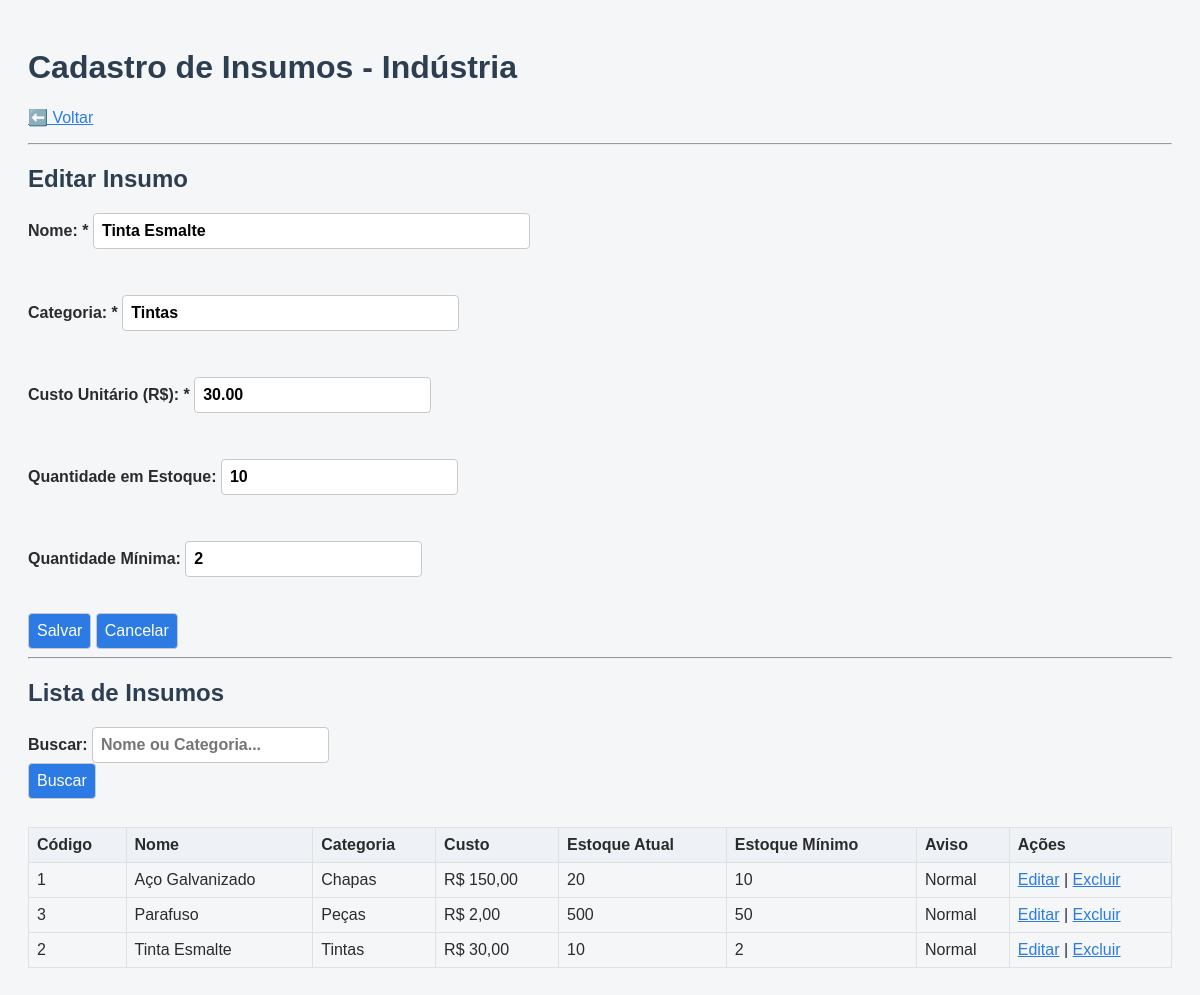
/insumos.php?editar=2 (signed in), run on the app's committed database.
### tables this page shows
CREATE TABLE IF NOT EXISTS `insumos` (
  `idinsumos` INT NOT NULL AUTO_INCREMENT,
  `nome` VARCHAR(250) NOT NULL,
  `quantidade_minima` INT NOT NULL,
  `quantidade` INT NULL,
  `categoria` VARCHAR(100) NOT NULL,
  `custo` DECIMAL(10,2) NOT NULL,
  PRIMARY KEY (`idinsumos`));

### insumos.php (the view, shortened to what this page needs)
<?php
require_once 'config.php';
$insumoEditar = null;
if (isset($_GET['editar'])) {
    $stmt = $conn->prepare("SELECT * FROM insumos WHERE idinsumos = ?");
    $stmt->execute([(int)$_GET['editar']]);
    $insumoEditar = $stmt->fetch();
}
$busca = trim($_GET['busca'] ?? '');
$sql = "SELECT * FROM insumos" . ($busca ? " WHERE nome LIKE :b OR categoria LIKE :b" : "") . " ORDER BY nome";
$stmt = $conn->prepare($sql);
$stmt->execute($busca ? ['b' => "%$busca%"] : []);
$insumos = $stmt->fetchAll();
?>
<!DOCTYPE html>
<html lang="pt-BR">
<head>
    <link rel="stylesheet" href="estilo.css">
</head>
<body>
    <h1>Cadastro de Insumos - Indústria</h1>
    <p><a href="index.php">⬅️ Voltar</a></p>
    <hr>
    <h2><?= $insumoEditar ? 'Editar' : 'Novo' ?> Insumo</h2>
    <form method="POST">
        <label>Nome: *
            <input type="text" name="nome" size="40" value="<?= htmlspecialchars($insumoEditar['nome'] ?? '') ?>" required>
        </label><br><br>
        <label>Categoria: *
            <input type="text" name="categoria" size="30" value="<?= htmlspecialchars($insumoEditar['categoria'] ?? '') ?>" required>
        </label><br><br>
        <label>Custo Unitário (R$): *
            <input type="number" step="0.01" min="0.01" name="custo" value="<?= htmlspecialchars($insumoEditar['custo'] ?? '') ?>" required>
        </label><br><br>
        <label>Quantidade em Estoque:
            <input type="number" name="quantidade" min="0" value="<?= $insumoEditar['quantidade'] ?? 0 ?>">
        </label><br><br>
        <label>Quantidade Mínima:
            <input type="number" name="quantidade_minima" min="0" value="<?= $insumoEditar['quantidade_minima'] ?? 5 ?>">
        </label><br><br>
        <button type="submit">Salvar</button>
        <?php if ($insumoEditar): ?>
            <a href="insumos.php"><button type="button">Cancelar</button></a>
        <?php endif; ?>
    </form>
    <hr>
    <h2>Lista de Insumos</h2>
    <form method="GET">
        <label>Buscar:
            <input type="text" name="busca" value="<?= htmlspecialchars($busca) ?>" placeholder="Nome ou Categoria...">
        </label>
        <button type="submit">Buscar</button>
    </form>
    <br>
    <?php if ($insumos): ?>
        <table border="1" cellpadding="5" cellspacing="0">
            <tr>
                <th>Código</th>
                <th>Nome</th>
                <th>Categoria</th>
                <th>Custo</th>
                <th>Estoque Atual</th>
                <th>Estoque Mínimo</th>
                <th>Aviso</th>
                <th>Ações</th>
            </tr>
            <?php foreach ($insumos as $p): ?>
                <tr>
                    <td><?= htmlspecialchars($p['idinsumos']) ?></td>
                    <td><?= htmlspecialchars($p['nome']) ?></td>
                    <td><?= htmlspecialchars($p['categoria'] ?? '') ?></td>
                    <td>R$ <?= number_format($p['custo'], 2, ',', '.') ?></td>
                    <td><?= $p['quantidade'] ?></td>
                    <td><?= $p['quantidade_minima'] ?></td>
                    <td><?= $p['quantidade'] < $p['quantidade_minima'] ? '<strong style="color:red;">Abaixo do Mínimo</strong>' : 'Normal' ?></td>
                    <td>
                        <a href="insumos.php?editar=<?= $p['idinsumos'] ?>">Editar</a> |
                        <a href="insumos.php?excluir=<?= $p['idinsumos'] ?>" onclick="return confirm('Deseja realmente excluir este insumo?')">Excluir</a>
                    </td>
                </tr>
            <?php endforeach; ?>
        </table>
    <?php else: ?>
        <p>Nenhum insumo cadastrado.</p>
    <?php endif; ?>
</body>
</html>

### estilo.css (style rules this page uses)
body { font-family: Arial, Helvetica, sans-serif; background-color: #f4f6f8; color: #2b2b2b; padding: 20px; }
h1, h2 { color: #2c3e50; }
label { display: block; font-weight: bold; margin-top: 10px; }
input, select, textarea, button { font: inherit; padding: 8px; border-radius: 4px; border: 1px solid #c9c9c9; }
button { background-color: #2c7be5; color: #ffffff; cursor: pointer; }
a { color: #2c7be5; }
table { width: 100%; border-collapse: collapse; margin-top: 10px; }
th, td { padding: 8px; border: 1px solid #e0e0e0; text-align: left; }
th { background-color: #eef2f7; }

### data on the page
insumos: nome "Tinta Esmalte", categoria "Tintas", custo "30.00", quantidade "10", quantidade_minima "2", idinsumos "2", custo "30,00", shows "Normal"
insumos: idinsumos "1", nome "Aço Galvanizado", categoria "Chapas", custo "150,00", quantidade "20", quantidade_minima "10", shows "Normal"
insumos: idinsumos "3", nome "Parafuso", categoria "Peças", custo "2,00", quantidade "500", quantidade_minima "50", shows "Normal"
